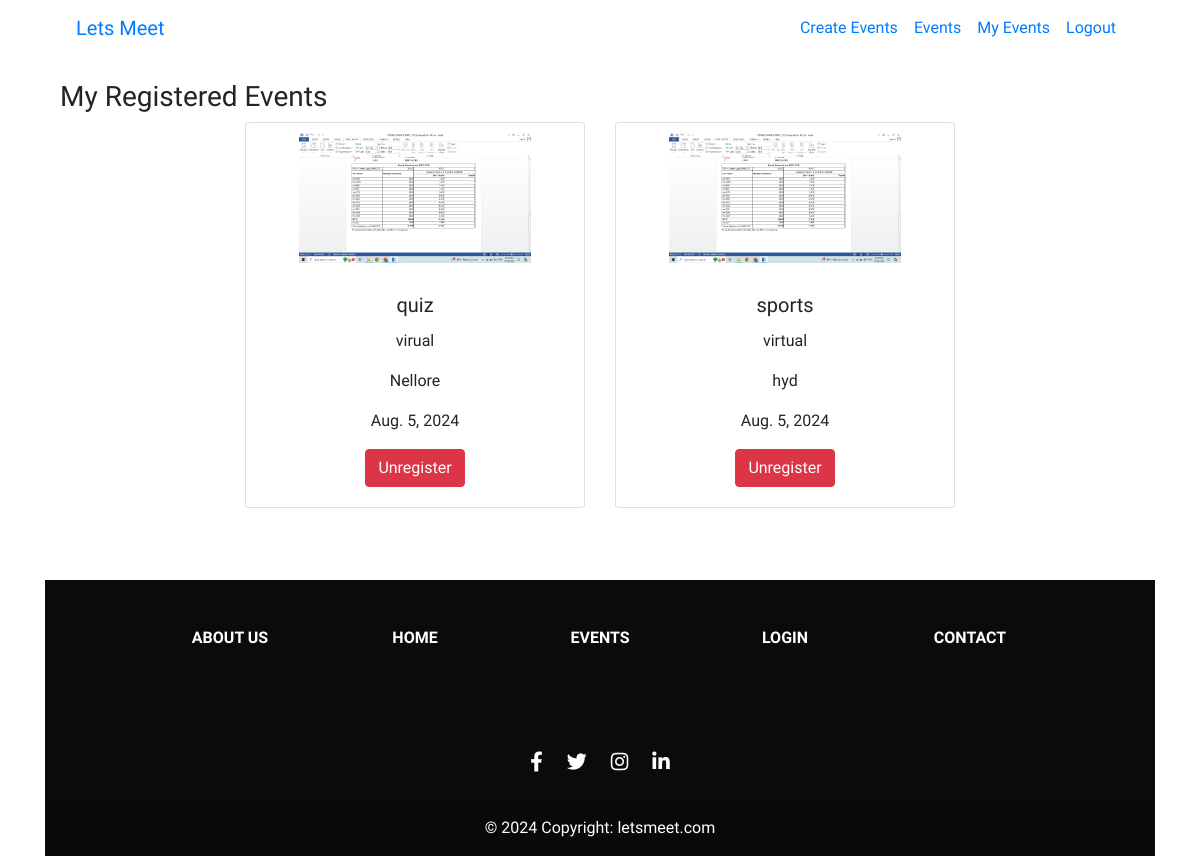
The page /myevents/ (signed in) on the database its author committed.
### testapp/models.py (models this page shows, shortened)
class EventRegistration(models.Model):
    user = models.ForeignKey(User, on_delete=models.CASCADE)
    event = models.ForeignKey(Event_model, on_delete=models.CASCADE)
    registered_at = models.DateTimeField(auto_now_add=True)

class Event_model(models.Model):
    eventname=models.CharField(max_length=100)
    date=models.DateField()
    location = models.CharField(max_length=100)
    image=models.ImageField( null=True,blank=True,upload_to="images/", default='find.jpg')
    type_of_event=models.TextField()

### testapp/views.py (the view)
# urls.py: path('myevents/', views.my_events_view, name='my_events'),  # My events page
@login_required
def my_events_view(request):
    registrations = EventRegistration.objects.filter(user=request.user)
    return render(request,'testapp/my_events.html', {'registrations': registrations})

### templates/testapp/my_events.html
{% extends 'testapp/base.html' %}
{% block body_block %}
<div class="container">
    <h3>My Registered Events</h3>
    <div class="row justify-content-center">
        {% for registration in registrations %}
        <div class="col-md-4 mb-4">
            <div class="card h-100">
                <img src="{{ registration.event.image.url }}" class="card-img-top" alt="Card Image">
                <div class="card-body">
                    <h5 class="card-title">{{ registration.event.eventname }}</h5>
                    <p class="card-text">{{ registration.event.type_of_event }}</p>
                    <p class="card-text">{{ registration.event.location }}</p>
                    <p class="card-text">{{ registration.event.date }}</p>
                    <a href="{% url 'unregister_from_event' registration.event.id %}" class="btn btn-danger">Unregister</a>
                  </div>
            </div>
        </div>
        {% endfor %}
    </div>
</div>
{% endblock %}

### templates/testapp/base.html (shortened to what this page needs)
{% load static %}
<!DOCTYPE html>
<html lang="en">
<head>
    <link rel="stylesheet" href="{% static 'css/style.css' %}">
    <link href="https://stackpath.bootstrapcdn.com/bootstrap/4.5.2/css/bootstrap.min.css" rel="stylesheet">
    <link href="https://cdnjs.cloudflare.com/ajax/libs/font-awesome/5.15.3/css/all.min.css" rel="stylesheet">
</head>
<body>
    <div class="container matemasie-regular">
        <nav class="navbar navbar-expand-lg bg-body-tertiary" id="navbarbg">
            <div class="container-fluid">
                <a class="navbar-brand" href="/"><span class="bungee-tint-regular">Lets Meet</span></a>
                <div class="collapse navbar-collapse" id="navbarNav">
                    <ul class="navbar-nav ml-auto">
                        <li class="nav-item">
                            <a class="nav-link" href="{% url 'create_event' %}">Create Events</a>
                        </li>
                        <li class="nav-item">
                            <a class="nav-link" href="{% url 'events' %}">Events</a>
                        </li>
                        <li class="nav-item">
                            <a class="nav-link" href="{% url 'my_events' %}">My Events</a>
                        </li>
                        {% if user.is_authenticated %}
                            <li class="nav-item">
                                <a class="nav-link" href="{% url 'logout' %}">Logout</a>
                            </li>
                        {% endif %}
                    </ul>
                </div>
            </div>
        </nav>
        <br>
        {% block body_block %}
        {% endblock %}
        <footer class="text-center text-white">
            <div class="container">
                <section class="mt-5">
                    <div class="row text-center d-flex justify-content-center pt-5">
                        <div class="col-md-2">
                            <h6 class="text-uppercase font-weight-bold">
                                <a href="/" class="text-white">About us</a>
                            </h6>
                        </div>
                        <div class="col-md-2">
                            <h6 class="text-uppercase font-weight-bold">
                                <a href="/" class="text-white">HOME</a>
                            </h6>
                        </div>
                        <div class="col-md-2">
                            <h6 class="text-uppercase font-weight-bold">
                                <a href="{% url 'events' %}" class="text-white">EVENTS</a>
                            </h6>
                        </div>
                        <div class="col-md-2">
                            <h6 class="text-uppercase font-weight-bold">
                                <a href="{% url 'login' %}" class="text-white">LOGIN</a>
                            </h6>
                        </div>
                        <div class="col-md-2">
                            <h6 class="text-uppercase font-weight-bold">
                                <a href="/" class="text-white">Contact</a>
                            </h6>
                        </div>
                    </div>
                </section>
                <hr class="my-5" />
                <section class="mb-4 social-icons">
                    <a href="https://www.facebook.com" target="_blank" class="fab fa-facebook-f"></a>
                    <a href="https://www.twitter.com" target="_blank" class="fab fa-twitter"></a>
                    <a href="https://www.instagram.com" target="_blank" class="fab fa-instagram"></a>
                    <a href="https://www.linkedin.com" target="_blank" class="fab fa-linkedin-in"></a>
                </section>
            </div>
            <div class="text-center p-3" style="background-color: rgba(0, 0, 0, 0.2)">
                © 2024 Copyright:
                <a class="text-white" href="https://yourwebsite.com">letsmeet.com</a>
            </div>
        </footer>
    </div>
</body>
</html>

### static/css/style.css (style rules this page uses)
.bg-body-tertiary { background-color: white !important; }
#navbarbg { background-color: white !important; }
.card { transition: transform 0.3s, box-shadow 0.3s; }
.card-img-top { width: 150px; height: 150px; object-fit: contain; margin: auto; padding: 10px; transition: transform 0.3s; }
.card-body { display: flex; flex-direction: column; align-items: center; }
.btn { margin-top: auto; }
html, body { height: 100%; margin: 0; }
body { display: flex; flex-direction: column; }
footer { background-color: #070606f9; text-align: center; color: white; }
.social-icons a { color: white; margin: 0 10px; font-size: 20px; }
.bungee-tint-regular { font-family: "Bungee Tint", sans-serif; font-weight: 400; font-style: normal; }
.matemasie-regular { font-family: "Matemasie", sans-serif; font-weight: 400; font-style: normal; }

### rows shown on the page
EventRegistration: event.image (picture), event.eventname "quiz", event.type_of_event "virual", event.location "Nellore", event "Aug. 5, 2024"
EventRegistration: event.image (picture), event.eventname "sports", event.type_of_event "virtual", event.location "hyd", event "Aug. 5, 2024"
